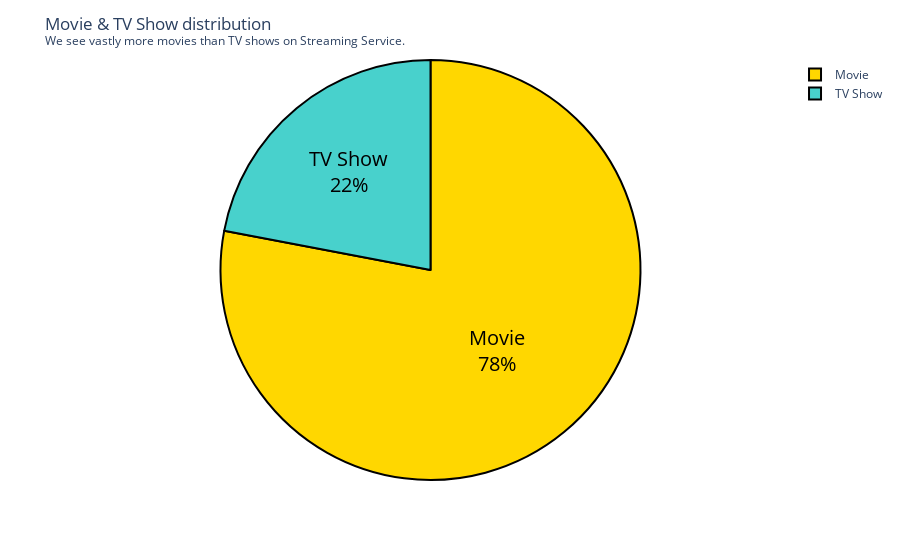

The code cell stored with this chart in its notebook:
### Code cell
fig = px.pie(ratio, values='type', names=ratio.index)
colors = ['gold', 'mediumturquoise', 'darkorange', 'lightgreen']
fig.update_traces(textposition='inside', textinfo='percent+label', textfont_color='#000000', textfont_size=20, marker=dict(colors=colors, line=dict(color='#000000', width=2)))
fig.update_layout(title_text='Movie & TV Show distribution<br><sup>We see vastly more movies than TV shows on Streaming Service.</sup>')
fig.show()

### Figure 1 — Plotly figure (JSON) as saved in the notebook; plotly's stock layout.template omitted (floating-point values rounded to 4 significant figures)
{"data": [{"domain": {"x": [0, 1], "y": [0, 1]}, "hovertemplate": "index=%{label}<br>type=%{value}<extra></extra>", "labels": ["Movie", "TV Show"], "legendgroup": "", "marker": {"colors": ["gold", "mediumturquoise", "darkorange", "lightgreen"], "line": {"color": "#000000", "width": 2}}, "name": "", "showlegend": true, "textfont": {"color": "#000000", "size": 20}, "textinfo": "percent+label", "textposition": "inside", "type": "pie", "values": [0.78, 0.22]}], "layout": {"legend": {"tracegroupgap": 0}, "margin": {"t": 60}, "title": {"text": "Movie & TV Show distribution<br><sup>We see vastly more movies than TV shows on Streaming Service.</sup>"}}}
